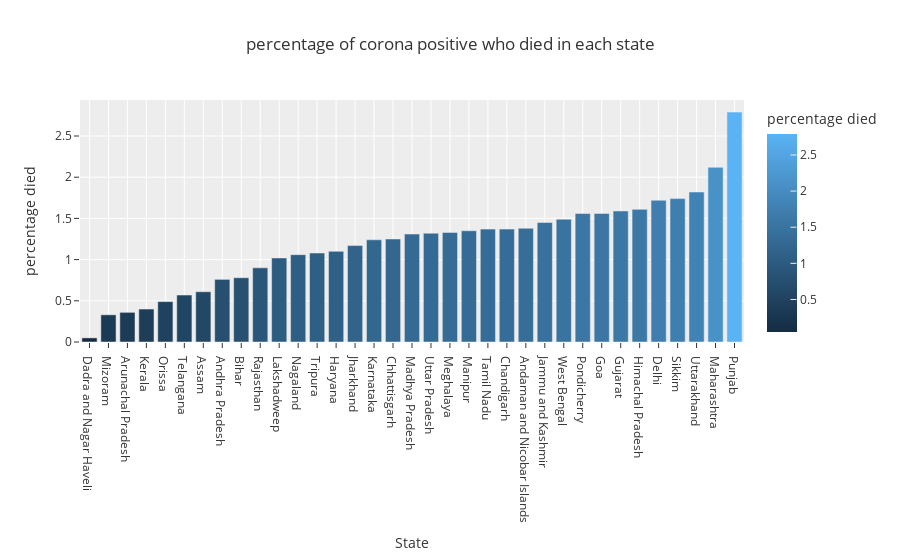

The code cell stored with this chart in its notebook:
### Code cell
fig = px.bar(plot_died_per, x='State',y='percentage died',color='percentage died',
            title='percentage of corona positive who died in each state',template='ggplot2')

fig.show()

### Figure 1 — Plotly figure (JSON) as saved in the notebook; plotly's stock layout.template omitted (floating-point values rounded to 4 significant figures)
{"data": [{"alignmentgroup": "True", "hovertemplate": "State=%{x}<br>percentage died=%{marker.color}<extra></extra>", "legendgroup": "", "marker": {"color": [0.05, 0.33, 0.36, 0.4, 0.49, 0.57, 0.61, 0.76, 0.78, 0.9, 1.02, 1.06, 1.08, 1.1, 1.17, 1.24, 1.25, 1.31, 1.32, 1.33, 1.35, 1.37, 1.37, 1.38, 1.45, 1.49, 1.56, 1.56, 1.59, 1.61, 1.72, 1.74, 1.82, 2.12, 2.79], "coloraxis": "coloraxis", "pattern": {"shape": ""}}, "name": "", "offsetgroup": "", "orientation": "v", "showlegend": false, "textposition": "auto", "type": "bar", "x": ["Dadra and Nagar Haveli", "Mizoram", "Arunachal Pradesh", "Kerala", "Orissa", "Telangana", "Assam", "Andhra Pradesh", "Bihar", "Rajasthan", "Lakshadweep", "Nagaland", "Tripura", "Haryana", "Jharkhand", "Karnataka", "Chhattisgarh", "Madhya Pradesh", "Uttar Pradesh", "Meghalaya", "Manipur", "Tamil Nadu", "Chandigarh", "Andaman and Nicobar Islands", "Jammu and Kashmir", "West Bengal", "Pondicherry", "Goa", "Gujarat", "Himachal Pradesh", "Delhi", "Sikkim", "Uttarakhand", "Maharashtra", "Punjab"], "xaxis": "x", "y": [0.05, 0.33, 0.36, 0.4, 0.49, 0.57, 0.61, 0.76, 0.78, 0.9, 1.02, 1.06, 1.08, 1.1, 1.17, 1.24, 1.25, 1.31, 1.32, 1.33, 1.35, 1.37, 1.37, 1.38, 1.45, 1.49, 1.56, 1.56, 1.59, 1.61, 1.72, 1.74, 1.82, 2.12, 2.79], "yaxis": "y"}], "layout": {"barmode": "relative", "coloraxis": {"colorbar": {"title": {"text": "percentage died"}}, "colorscale": [[0, "rgb(20,44,66)"], [1, "rgb(90,179,244)"]]}, "legend": {"tracegroupgap": 0}, "title": {"text": "percentage of corona positive who died in each state"}, "xaxis": {"anchor": "y", "domain": [0, 1], "title": {"text": "State"}}, "yaxis": {"anchor": "x", "domain": [0, 1], "title": {"text": "percentage died"}}}}
